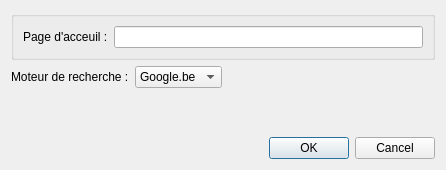
<?xml version="1.0" encoding="UTF-8"?>
<ui version="4.0">
 <class>PrefDialog</class>
 <widget class="QDialog" name="PrefDialog">
  <property name="geometry">
   <rect>
    <x>0</x>
    <y>0</y>
    <width>446</width>
    <height>170</height>
   </rect>
  </property>
  <property name="windowTitle">
   <string>Preferences</string>
  </property>
  <layout class="QGridLayout" name="gridLayout">
   <item row="0" column="0">
    <widget class="QGroupBox" name="groupBox">
     <property name="title">
      <string/>
     </property>
     <layout class="QVBoxLayout" name="verticalLayout_2">
      <item>
       <layout class="QHBoxLayout" name="horizontalLayout">
        <item>
         <widget class="QLabel" name="label">
          <property name="text">
           <string>Page d'acceuil :</string>
          </property>
         </widget>
        </item>
        <item>
         <widget class="QLineEdit" name="lineEdit">
          <property name="text">
           <string/>
          </property>
         </widget>
        </item>
       </layout>
      </item>
     </layout>
    </widget>
   </item>
   <item row="1" column="0">
    <layout class="QHBoxLayout" name="horizontalLayout_2">
     <item>
      <widget class="QLabel" name="label_2">
       <property name="text">
        <string>Moteur de recherche :</string>
       </property>
      </widget>
     </item>
     <item>
      <widget class="QComboBox" name="MotRechCombo">
       <item>
        <property name="text">
         <string>Google.be</string>
        </property>
       </item>
       <item>
        <property name="text">
         <string>Yahoo.fr</string>
        </property>
       </item>
       <item>
        <property name="text">
         <string>Bing</string>
        </property>
       </item>
       <item>
        <property name="text">
         <string>altavista</string>
        </property>
       </item>
      </widget>
     </item>
     <item>
      <spacer name="horizontalSpacer">
       <property name="orientation">
        <enum>Qt::Horizontal</enum>
       </property>
       <property name="sizeHint" stdset="0">
        <size>
         <width>40</width>
         <height>20</height>
        </size>
       </property>
      </spacer>
     </item>
    </layout>
   </item>
   <item row="2" column="0">
    <spacer name="verticalSpacer">
     <property name="orientation">
      <enum>Qt::Vertical</enum>
     </property>
     <property name="sizeHint" stdset="0">
      <size>
       <width>20</width>
       <height>40</height>
      </size>
     </property>
    </spacer>
   </item>
   <item row="3" column="0">
    <widget class="QDialogButtonBox" name="buttonBox">
     <property name="orientation">
      <enum>Qt::Horizontal</enum>
     </property>
     <property name="standardButtons">
      <set>QDialogButtonBox::Cancel|QDialogButtonBox::Ok</set>
     </property>
    </widget>
   </item>
  </layout>
 </widget>
 <resources/>
 <connections>
  <connection>
   <sender>buttonBox</sender>
   <signal>accepted()</signal>
   <receiver>PrefDialog</receiver>
   <slot>accept()</slot>
   <hints>
    <hint type="sourcelabel">
     <x>248</x>
     <y>254</y>
    </hint>
    <hint type="destinationlabel">
     <x>157</x>
     <y>274</y>
    </hint>
   </hints>
  </connection>
  <connection>
   <sender>buttonBox</sender>
   <signal>rejected()</signal>
   <receiver>PrefDialog</receiver>
   <slot>reject()</slot>
   <hints>
    <hint type="sourcelabel">
     <x>316</x>
     <y>260</y>
    </hint>
    <hint type="destinationlabel">
     <x>286</x>
     <y>274</y>
    </hint>
   </hints>
  </connection>
 </connections>
</ui>
